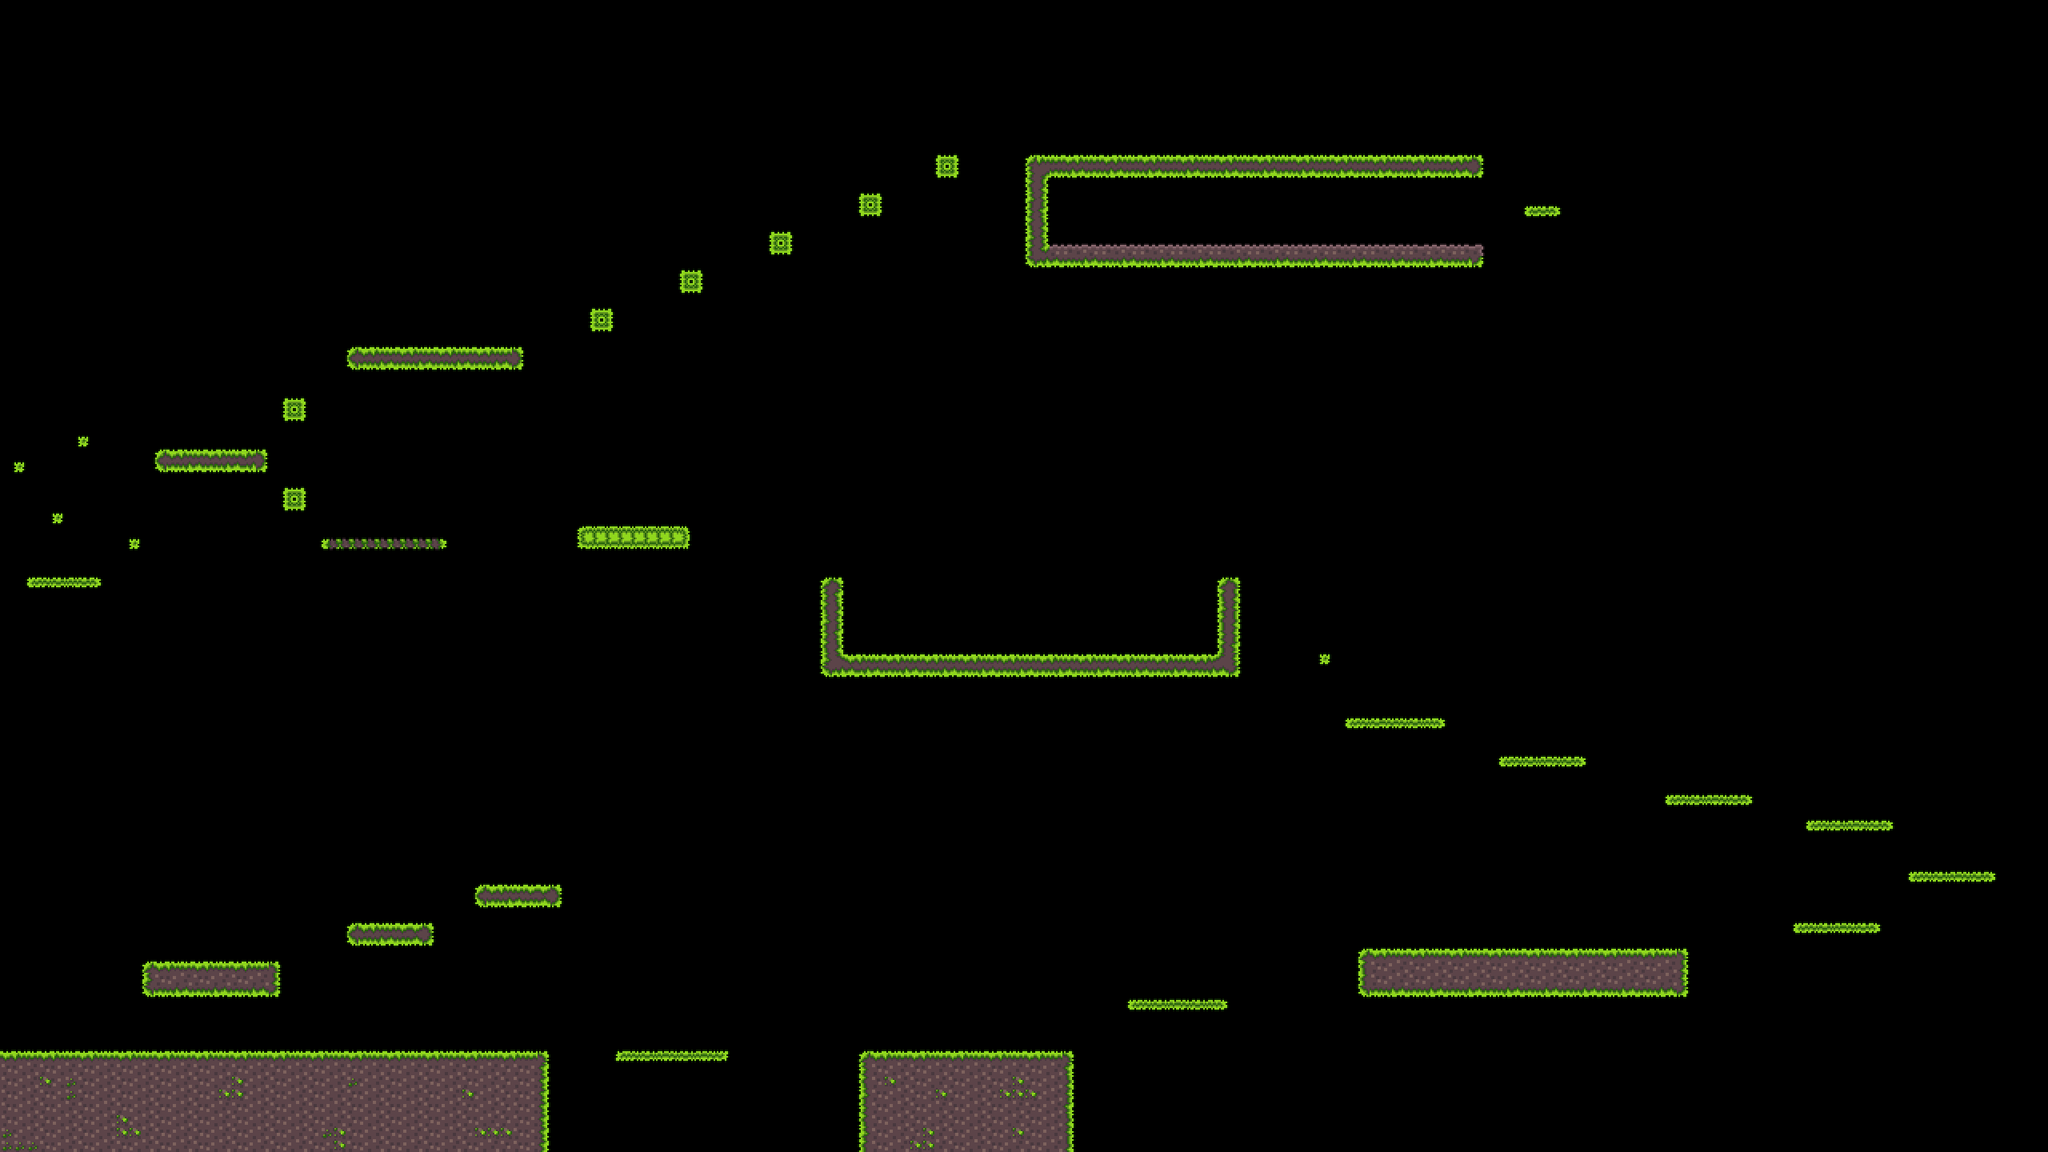

A level layout from a 2D game, rendered from its tile map. Below: a short description, then the map file with tile-grid data replaced by summaries:
An orthogonal 160x90 tile map with 16x16 px tiles, 1 tile layer (Ground2), 2 tilesets.

<map version="1.5" tiledversion="1.6.0" orientation="orthogonal" renderorder="right-down" width="160" height="90" tilewidth="16" tileheight="16" infinite="0" nextlayerid="28" nextobjectid="1">
 <editorsettings>
  <export target="Level1.tmx" format="tmx" />
 </editorsettings>
 <tileset firstgid="1" source="Tiles_60.tsx" />
 <tileset firstgid="353" source="Tiles_59.tsx" />
 <layer id="6" name="Ground2" width="160" height="90">
  <data>[14400 cells, 1065 non-empty, 50 distinct tile ids]</data>
 </layer>
</map>
